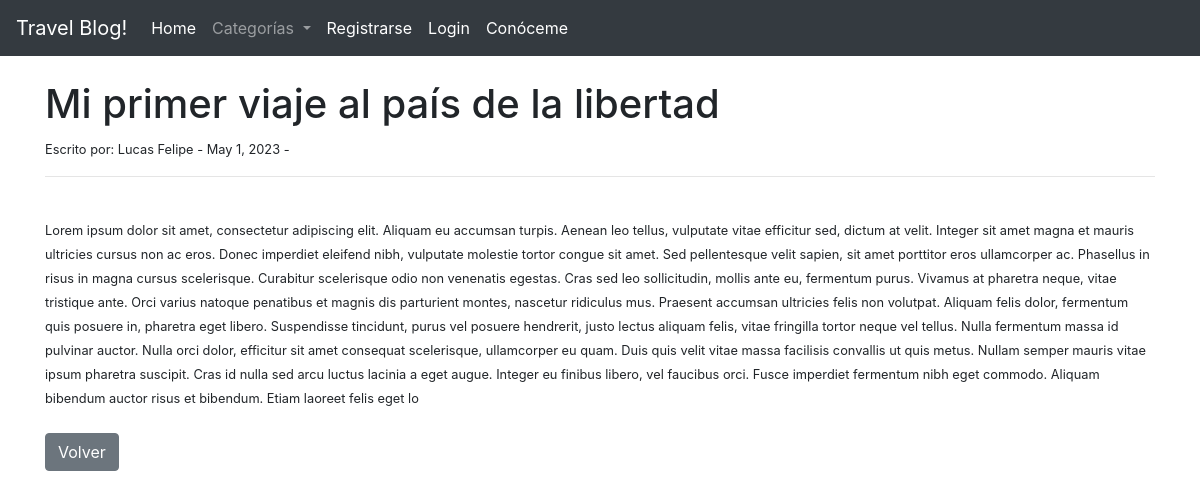
The page /articulo/22 on the database its author committed.
### TravelBlog/models.py (models this page shows, shortened)
class Post(models.Model):
    titulo = models.CharField(max_length= 50)
    autor = models.ForeignKey(User, on_delete=models.CASCADE)
    cuerpo = models.TextField()
    fechapost = models.DateField(auto_now_add=True)
    categorias = models.CharField(max_length= 50, default='Otros')
    imagen = models.ImageField(null=True, blank=True, upload_to = "imagenes/")

### TravelBlog/views.py (the view)
# urls.py: path('articulo/<int:pk>', VistaArticulo.as_view(), name = "articulodetalle"),
class VistaArticulo(DetailView):
    model = Post
    template_name = 'articulo_detalles.html'
    def get_context_data(self, *args, **kwargs):
        categ_menu = Categoria.objects.all()
        context = super(VistaArticulo, self).get_context_data()
        context["categ_menu"] = categ_menu
        return context

### TravelBlog/models.py (called while the page is built)
    def __str__(self):
        return self.nombre

### TravelBlog/templates/articulo_detalles.html (shortened to what this page needs)
{% extends 'base.html' %}
{% block contenido_cambia %}
<h1>{{ post.titulo }}</h1>
<small> Escrito por: {{ post.autor.first_name }} {{ post.autor.last_name }} - {{ post.fechapost }} -
<hr>
<br/>
{{ post.cuerpo | safe }}
<br><br/>
<a href = "{% url 'home' %}" class="btn btn-secondary">Volver</a>
{% endblock %}

### rows shown on the page
Post: titulo "Mi primer viaje al país de la libertad", autor.first_name "Lucas", autor.last_name "Felipe", fechapost "May 1, 2023", cuerpo "Lorem ipsum dolor sit amet, consectetur adipiscing elit. Aliquam eu accumsan turpis. Aenean leo tellus, vulputate vitae efficitur sed, dictum at velit. Integer sit amet magna et mauris ultricies cursus non ac eros. Donec imperdiet eleifend nibh, vulputate molestie tortor congue sit amet. Sed pellentesque velit sapien, sit amet porttitor eros ullamcorper ac. Phasellus in risus in magna cursus scelerisque. Curabitur scelerisque odio non venenatis egestas. Cras sed leo sollicitudin, mollis ante eu, fermentum purus. Vivamus at pharetra neque, vitae tristique ante. Orci varius natoque penatibus et magnis dis parturient montes, nascetur ridiculus mus. Praesent accumsan ultricies felis non…"
